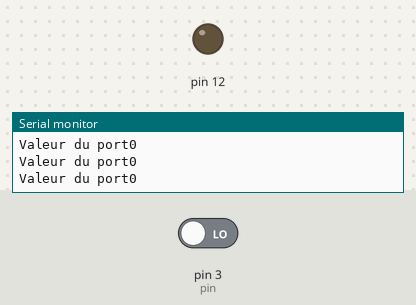
A sketch run on a simulated Arduino Uno, built with avr-gcc and run on an emulated ATmega328P. On the bench: output pins drawn as LEDs (lit = HIGH), the last lines printed to the serial monitor. Inputs (shaded band) come from the test bench; at power-on: pin 3 (pin) LOW.

Above: at 6.8 s.
6.9 s: pin 3 (pin) driven HIGH
At 10.4 s:
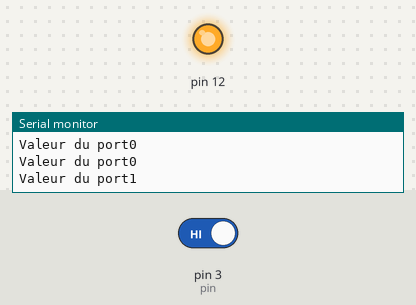
13.5 s: pin 3 (pin) driven LOW
At 16.2 s:
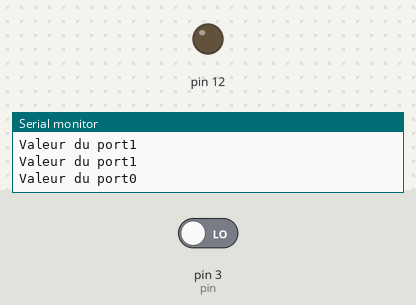
Timing chart, 0 to 17.7 s (numbered marks = the images above; inputs shaded):
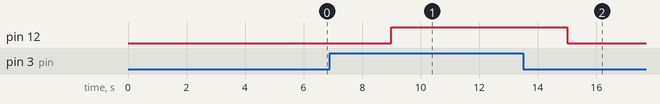

The sketch:

tp1.ino
```cpp
int pin=3;
void setup() {
  Serial.begin(9600);
  pinMode(12, OUTPUT);
  pinMode(pin, INPUT);
}
bool ledState = false;

void loop() {
  // put your main code here, to run repeatedly:
    bool buttonState = digitalRead(pin);
    Serial.print("Valeur du port");
    Serial.println(buttonState);
    if(buttonState)
    {
      digitalWrite(12, HIGH);

    }
    delay(3000);
    digitalWrite(12, LOW);
}
```

Measured:
- after the input at 6.9 s, pin 12: LOW → HIGH after 2.1 s
- after the input at 13.5 s, pin 12: HIGH → LOW after 1.5 s
